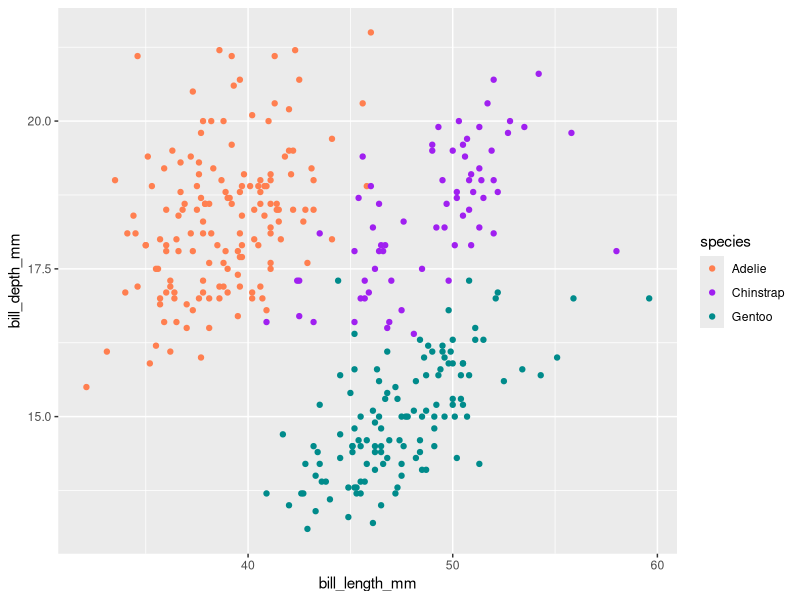
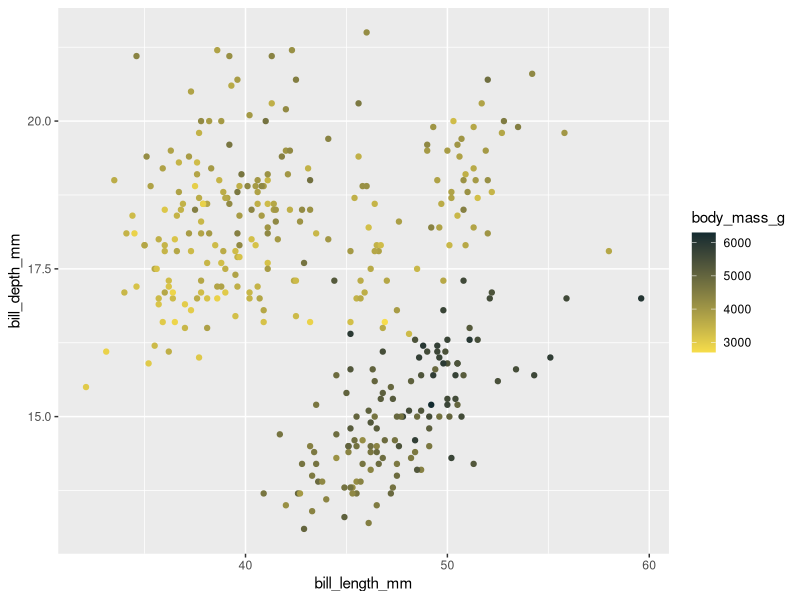
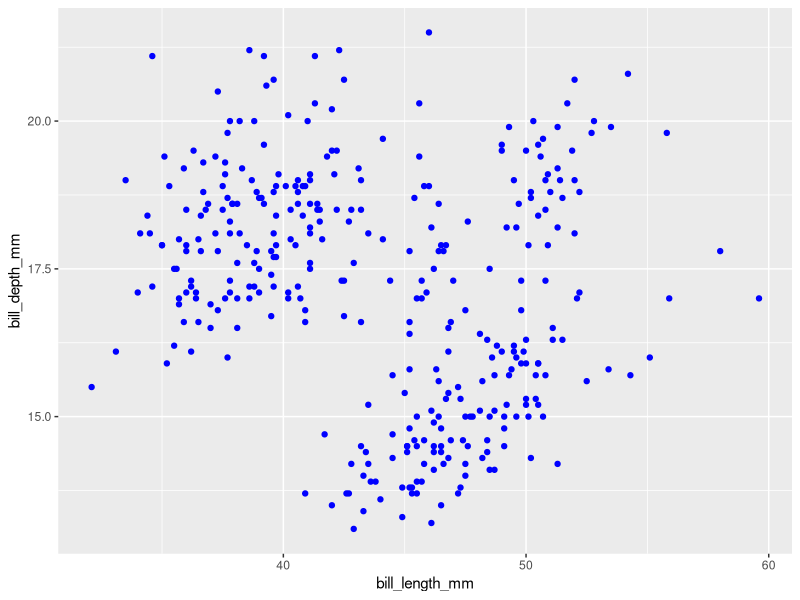
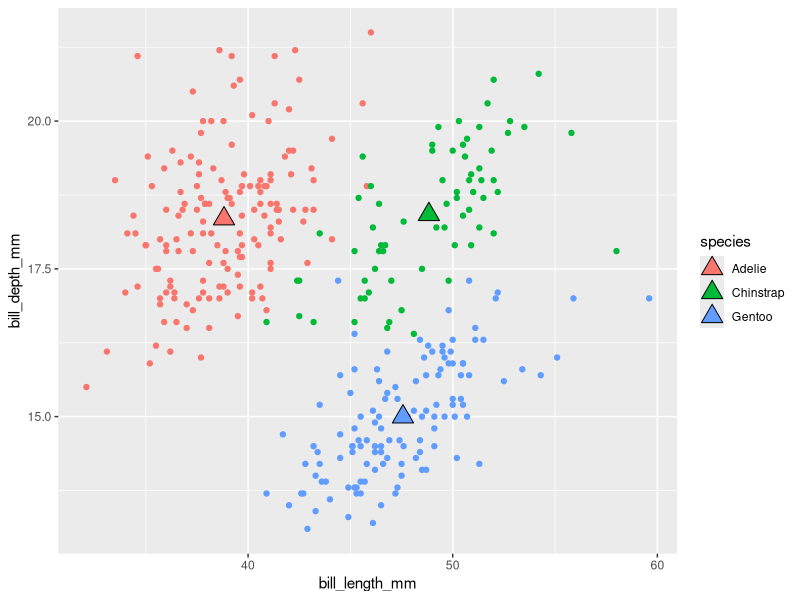
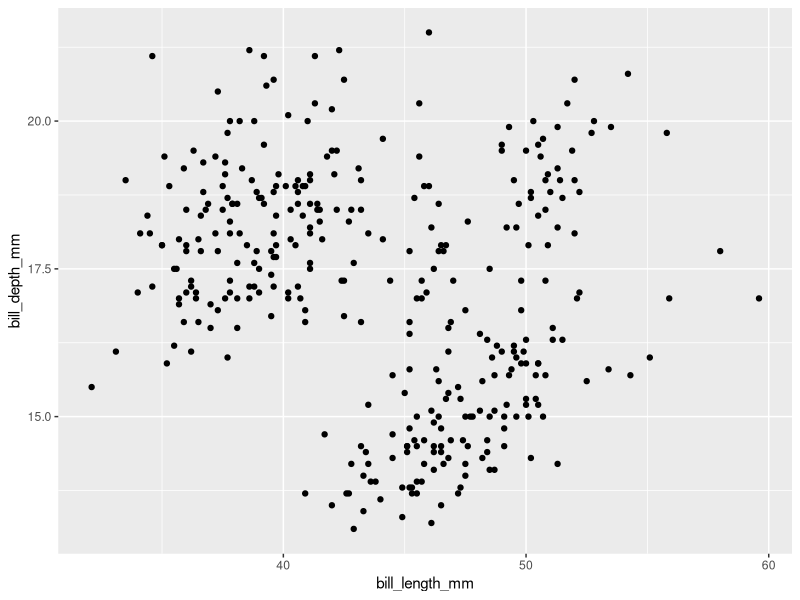
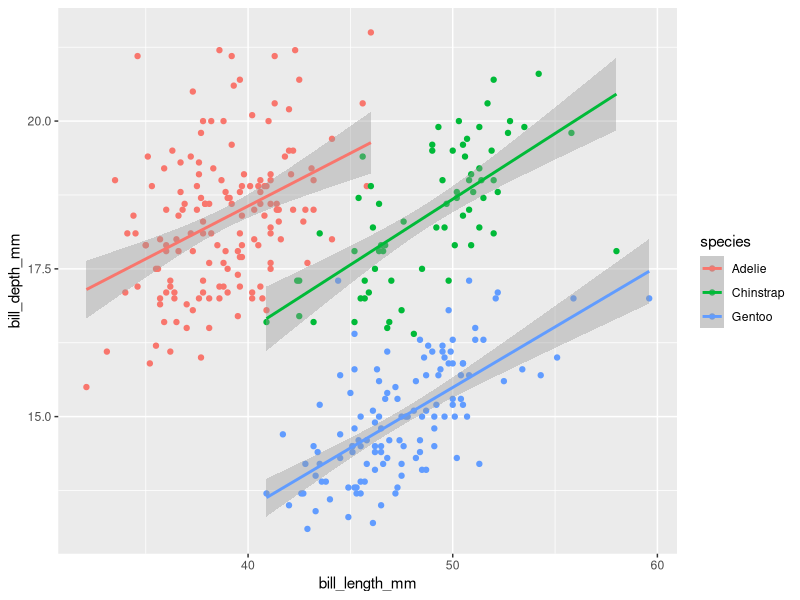
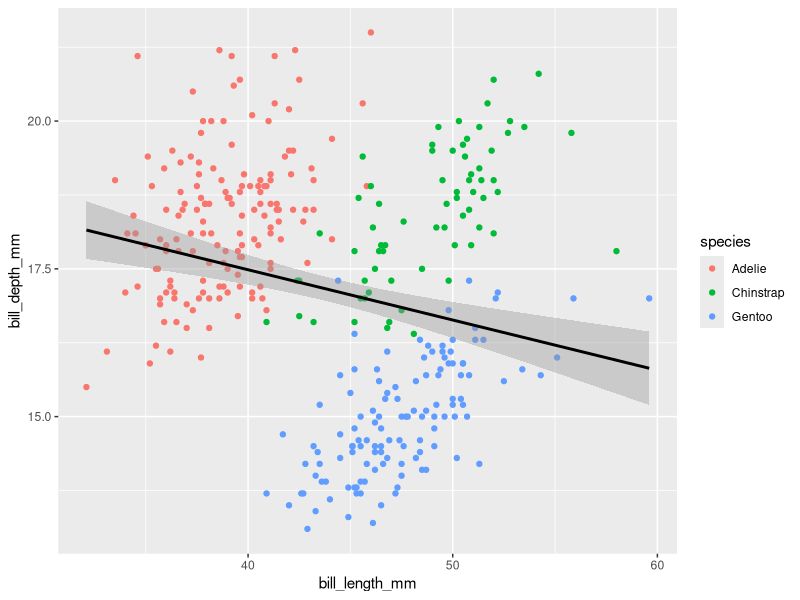
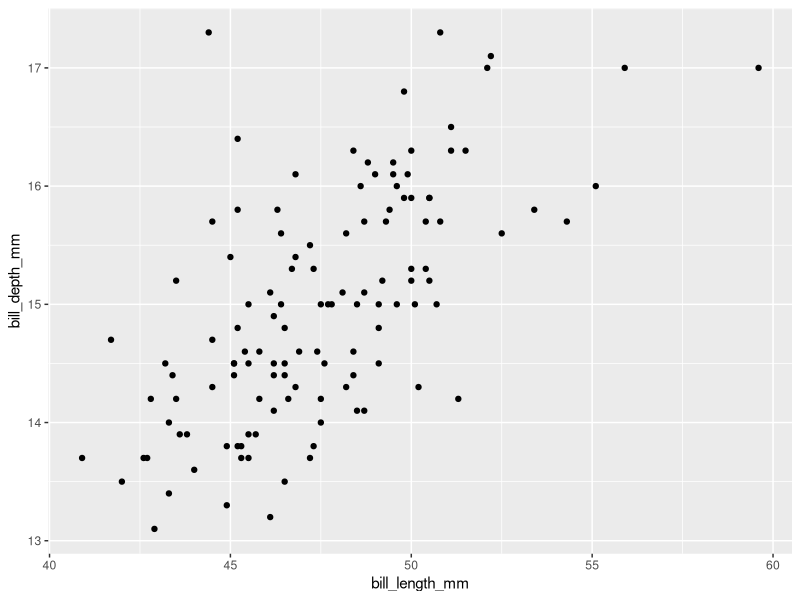

Here is the R script that generated these plots, in order:
## ---- chunk 1
#| eval: true
#| echo: true
#| message: false
#| warning: false
# load packages ----
library(tidyverse)
library(patchwork)
library(palmerpenguins)
## ---- chunk 2
# create some untidy temperature data ----
temp_data_wide <- tribble(
  ~date, ~station1, ~station2,  ~station3,
  "2023-10-01", 30.1, 29.8,  31.2,
  "2023-11-01", 28.6, 29.1,  33.4,
  "2023-12-01", 29.9, 28.5,  32.3
)

# print it out ----
print(temp_data_wide)
## ---- chunk 3
# convert data from wide > long ----
temp_data_long <- temp_data_wide |> 
  pivot_longer(cols = starts_with("station"),
               names_to = "station_id",
               values_to = "temp_c")

# print it out ----
print(temp_data_long)
## ---- chunk 4
#| warning: false
#..........scatter plot with custom categorical colors...........

ggplot(penguins, 
       aes(x = bill_length_mm, 
           y = bill_depth_mm, 
           color = species)) + 
  geom_point() + 
  scale_color_manual(values = c('coral', 'purple', 'cyan4'))
## ---- chunk 5
#| warning: false
#...........scatter plot with custom continuous colors...........
ggplot(penguins, aes(x = bill_length_mm, y = bill_depth_mm, color = body_mass_g)) + 
  geom_point() + 
  scale_color_gradient(low = "#F7DD4A", high = "#132B30")
## ---- chunk 6
#| warning: false
#................scatter plot with all blue points...............
ggplot(penguins, aes(x = bill_length_mm, y = bill_depth_mm)) + 
  geom_point(color = 'blue')
## ---- chunk 7
#| warning: false
#| message: false
#..............create a separate penguins_summary df.............
penguins_summary <- penguins |>
  drop_na() |> 
  group_by(species) |> 
  summarize(
    mean_bill_length_mm = mean(bill_length_mm),
    mean_bill_depth_mm = mean(bill_depth_mm)
  )

#..........create ggplot with layers from different dfs..........
ggplot() + 
  geom_point(data = penguins, 
             mapping = aes(x = bill_length_mm, 
                           y = bill_depth_mm, 
                           color = species)) + 
  geom_point(data = penguins_summary, 
             mapping = aes(x = mean_bill_length_mm, 
                           y = mean_bill_depth_mm, 
                           fill = species), 
             size = 5, 
             shape = 24)

## ---- chunk 8
#| warning: false
#| message: false
#.............scatterplot with lms fitted to species.............
ggplot(penguins, aes(x = bill_length_mm, y = bill_depth_mm)) +
  geom_point()
## ---- chunk 9
#| warning: false
#| message: false
#..........scatterplot with lm fitted to entire data set.........
ggplot(penguins, aes(x = bill_length_mm, y = bill_depth_mm, color = species)) +
  geom_point() + 
  geom_smooth(method = "lm")


ggplot(penguins, aes(x = bill_length_mm, y = bill_depth_mm)) +
  geom_point(aes(color = species)) + 
  geom_smooth(method = "lm", color = 'black')
## ---- chunk 10
#| warning: false
#........filter for Gentoo penguins, then pipe into ggplot.......
penguins %>% 
  filter(species == "Gentoo") %>% 
  ggplot(aes(x = bill_length_mm, y = bill_depth_mm)) + 
  geom_point()
## ---- chunk 11
#| warning: false
#...................bar plot with default stat...................

ggplot(penguins, aes(x = species)) + 
  geom_bar()

## ---- chunk 12
#| warning: false

#........................new summarized df.......................
penguin_summary <- penguins |> 
  count(species) 

#..create bar heights based on `identity` of values in `n` col...

ggplot(penguin_summary, 
       aes(x = species, )) + 
  geom_bar()
## ---- chunk 13
#| warning: false
#........................default position........................
ggplot(penguins, aes(x = species)) +
  geom_bar()
## ---- chunk 14
#| warning: false
#..........................position fill.........................
ggplot(penguins, aes(x = species, fill = island)) +
  geom_bar(position = 'fill') 

ggplot(penguins, aes(x = species, fill = island)) +
  geom_bar(position = 'dodge') 
## ---- chunk 15
#| warning: false
#.........................position dodge.........................
ggplot(penguins, aes(x = species, fill = island)) +
  geom_bar(position = ) 
## ---- chunk 16
#| warning: false
#.......................position functions.......................
ggplot(penguins, aes(x = species, fill = island)) +
  geom_bar() 
## ---- chunk 17
#| warning: false
#....................default coordinate system...................
ggplot(penguins, aes(x = species)) +
  geom_bar()
## ---- chunk 18
#| warning: false
#............................flip axes...........................
ggplot(penguins, aes(x = species)) +
  geom_bar() + 
  coord_flip()
## ---- chunk 19
#| warning: false
#........................polar coordinates.......................
ggplot(penguins, aes(x = species)) +
  geom_bar() + 
  coord_polar()
## ---- chunk 20
#| warning: false
#..................premade theme + custom theme..................
ggplot(penguins, aes(x = species)) +
  geom_bar() +
  theme_light() + 
  theme(axis.title = element_text(size = 15, color = 'purple')
          )
## ---- chunk 21
#| warning: false
#| message: false
#......................labels & facet wrap.......................
ggplot(penguins, 
       aes(x = flipper_length_mm, fill = species))+ 
  geom_histogram(position = 'identity', alpha = 0.9) + 
  scale_fill_manual(values = c('darkorange', 'purple', 'cyan4')) + 
  labs(x = "flipper", 
       title = "Pen flipper stuff") + 
  facet_wrap(~species, ncol = 1)

## ---- chunk 22
#.................save scatter plot to obj `p1`..................
p1 <- ggplot(penguins, aes(x = bill_length_mm, y = bill_depth_mm, color = body_mass_g)) +
  geom_point() +
  scale_color_gradient(low = "#F7DD4C", high = "#132B43") +
  theme(
    legend.position = "top" # note: this is newly added from earlier!
  )

#....................save bar plot to obj `p2`...................
p2 <- ggplot(penguins, aes(x = species)) +
  geom_bar() +
  theme_light()

#...................save histogram to obj `p3`...................
p3 <- ggplot(penguins, aes(x = flipper_length_mm, fill = species)) + 
  geom_histogram(position = "identity", alpha = 0.5) +
  scale_fill_manual(values = c("darkorange", "purple", "cyan4"))

p1
p2
p3
## ---- chunk 23
#| warning: false
#| message: false
#..........................stacked plots.........................
p1 / p2

#.......................side-by-side plots.......................
p1 + p2 
#..........side-by-side & stacked plots + graphic title..........
(p1 + (p2 / p3)) + 
  plot_annotation(title = "All the greatest penguin info")
